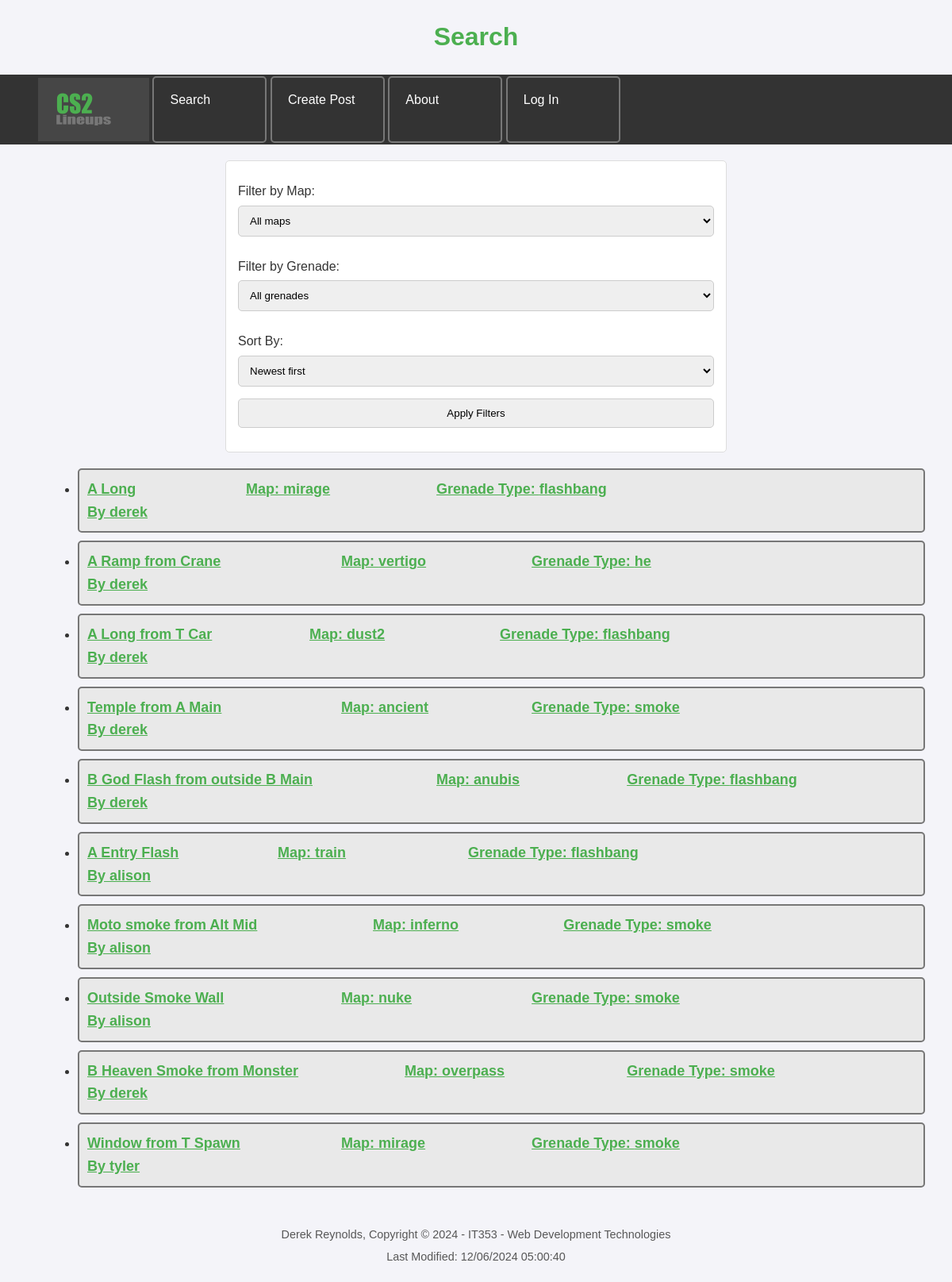
The page / on the database its author committed.
### tables this page shows
CREATE TABLE `posts` (
  `postID` int(8) NOT NULL,
  `userID` int(8) NOT NULL,
  `mapID` int(8) NOT NULL,
  `grenadeID` int(8) NOT NULL,
  `pictureID` int(8) DEFAULT NULL,
  `title` varchar(64) NOT NULL,
  `description` varchar(512) DEFAULT NULL,
  `lastUpdated` datetime NOT NULL DEFAULT current_timestamp(),
  `score` int(8) NOT NULL
);

CREATE TABLE `maps` (
  `mapID` int(8) NOT NULL,
  `name` varchar(16) NOT NULL
);

CREATE TABLE `grenades` (
  `grenadeID` int(8) NOT NULL,
  `name` varchar(16) NOT NULL
);

CREATE TABLE `users` (
  `userID` int(8) NOT NULL,
  `username` varchar(16) NOT NULL,
  `password` varchar(64) NOT NULL
);

### index.php (the view, shortened to what this page needs)
<!DOCTYPE html>
<html>
    <head>
        <?php
            include 'elements/head.inc.php';
        ?>
    </head>
    <body>
        <h1>Search</h1>
        <?php
            include 'elements/php/connect.inc.php';
        ?>
        <?php
            include 'elements/navbar.inc.php';
        ?>
        <form id="typical" action="index.php" method="GET">
            <?php
                include 'elements/filters.inc.php';
            ?>
            <input type="submit" value="Apply Filters">
        </form>
        <div id='results'>
        <ul>
        <?php
            $sql = "SELECT userID, postID, grenadeID, mapID, title, description FROM Posts";
            $result = $conn->query($sql);
            if ($result->num_rows > 0) {
                while($row = $result->fetch_assoc()) {
                    $sql = "SELECT username FROM Users WHERE userID = '".$row["userID"]."'";
                    $posterUsername = $conn->query($sql)->fetch_assoc()["username"];
                    $sql = "SELECT name FROM Maps WHERE mapID = '".$row["mapID"]."'";
                    $mapName = $conn->query($sql)->fetch_assoc()["name"];
                    $sql = "SELECT name FROM Grenades WHERE grenadeID = '".$row["grenadeID"]."'";
                    $grenadeName = $conn->query($sql)->fetch_assoc()["name"];
                    echo "<li><a href='lineup.php?postID=".$row["postID"]."'><div>";
                    echo $row["title"]."&#09;&#09;&#09;&#09;";
                    echo "Map: ".$mapName."&#09;&#09;&#09;&#09;";
                    echo "Grenade Type: ".$grenadeName."<br>";
                    echo "By ".$posterUsername;
                    echo "</div></a></li>";
                }
            }
            else
            {
                echo "<p style='text-align: center'>0 results match your query.</p>";
            }
        ?>
        </ul>
        </div>
    </body>
</html>

### styles/main.css (style rules this page uses)
body { font-family: Arial, sans-serif; line-height: 1.6; margin: 0; padding: 0; background-color: #f4f4f9; color: #333; }
h1 { text-align: center; color: #4CAF50; }
#typical { max-width: 600px; margin: 20px auto; padding: 15px; background: #fff; border: 1px solid #ddd; border-radius: 5px; }
#typical select, #typical input[type="submit"], #specialLink { width: 100%; padding: 10px; margin-bottom: 15px; border: 1px solid #ccc; border-radius: 5px; }
#results ul li { margin: 10px 0; padding: 10px; background: #e9e9e9; border-radius: 5px; border: 2px solid; border-color: #777777; border-radius: 5px; width: 90%; margin-left: 5%; }
#results ul li a { color: #4CAF50; font-weight: bold; white-space: pre; font-size: large; }
footer { text-align: center; margin: 20px 0; font-size: 0.9em; color: #575757; }
footer p { margin: 5px 0; }

### rows shown on the page
posts: title "A Long", mapID.name "mirage", grenadeID.name "flashbang", userID.username "derek"
posts: title "A Ramp from Crane", mapID.name "vertigo", grenadeID.name "he", userID.username "derek"
posts: title "A Long from T Car", mapID.name "dust2", grenadeID.name "flashbang", userID.username "derek"
posts: title "Temple from A Main", mapID.name "ancient", grenadeID.name "smoke", userID.username "derek"
posts: title "B God Flash from outside B Main", mapID.name "anubis", grenadeID.name "flashbang", userID.username "derek"
posts: title "A Entry Flash", mapID.name "train", grenadeID.name "flashbang", userID.username "alison"
posts: title "Moto smoke from Alt Mid", mapID.name "inferno", grenadeID.name "smoke", userID.username "alison"
posts: title "Outside Smoke Wall", mapID.name "nuke", grenadeID.name "smoke", userID.username "alison"
posts: title "B Heaven Smoke from Monster", mapID.name "overpass", grenadeID.name "smoke", userID.username "derek"
posts: title "Window from T Spawn", mapID.name "mirage", grenadeID.name "smoke", userID.username "tyler"
